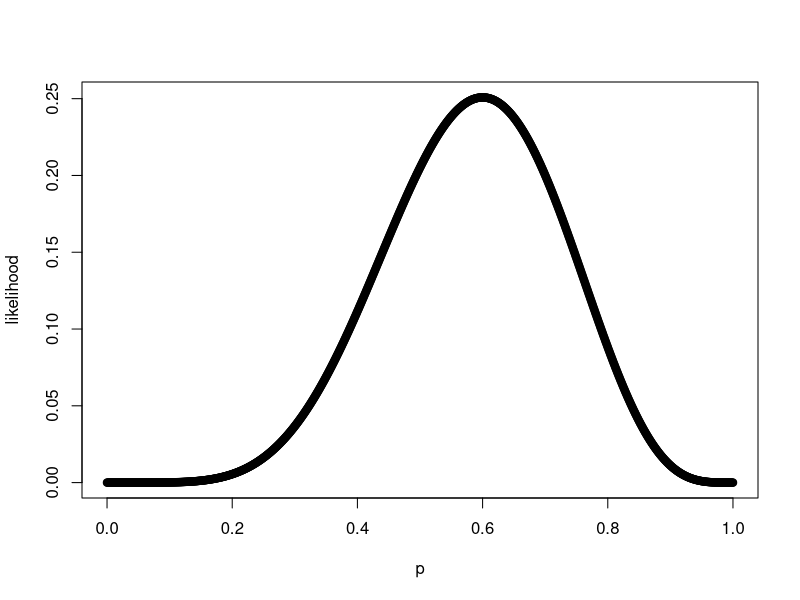
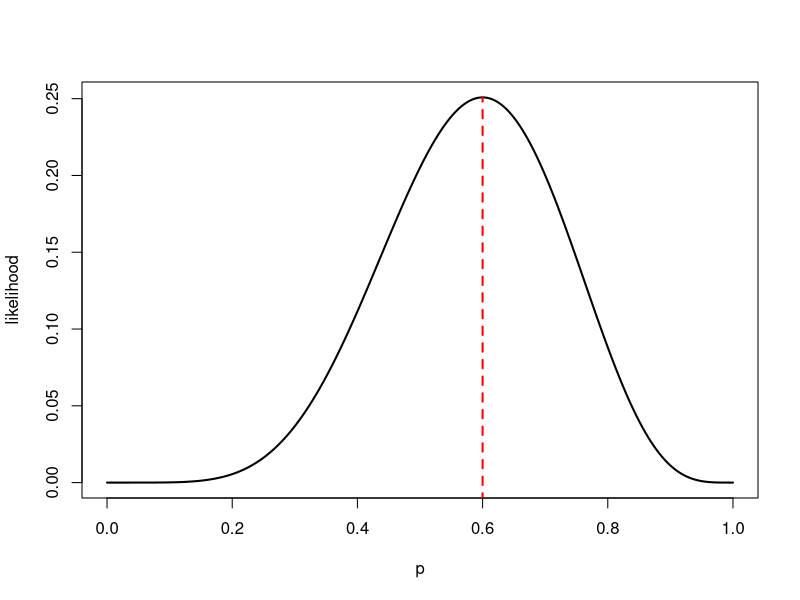

Here is the R script that generated these plots, in order:
#---------------------------------------------------------------------------
# Calculate likelihoods (after observing a particular set of data)
# Have observed that a coin came up heads X times out of N coin tosses
# What does it say about the binomial parameter p (probability of heads)? 
# What is the likelihood of each value of p?
# How likely is any outcome given observed data
#----------------------------------------------------------------------------
library(tidyverse)

# Number coinflips
num_coinflips = 10

# Number of heads observed
num_heads = 6

# Possible values for p parameter (probability of heads)
p = seq(0,1,0.001)

# Calculate the likelihood
likelihood = dbinom(num_heads,num_coinflips,p)

# Plot the likelihood
plot(p,likelihood, type = "b", pch = 19)

# Plot the maximum likelihood
plot(p,likelihood, type = "l", lwd = 2)
max_likelihood = which(likelihood == max(likelihood))
lines(c(p[max_likelihood], p[max_likelihood]), c(-1, max(likelihood)), lty = 2, lwd = 2, col = "red")

